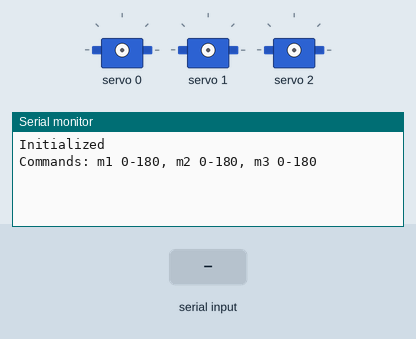
The sketch below on a simulated Arduino Uno, built with avr-gcc and run on an emulated ATmega328P. On the bench: 3 × servo, the last lines printed to the serial monitor. The test bench sets the inputs (shaded band).

Above: at 1.2 s.
1.3 s: "m1\n" received over Serial
At 3.3 s:
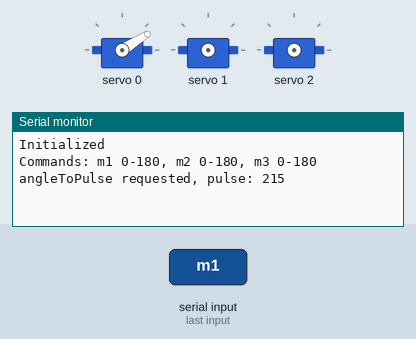
3.8 s: "m2\n" received over Serial
At 5.1 s:
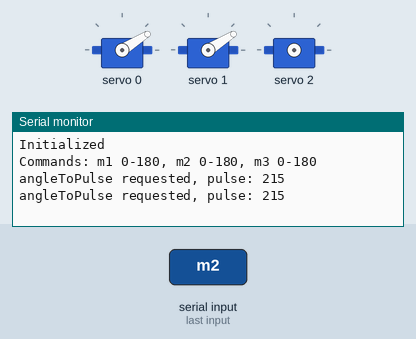
6.3 s: "m3\n" received over Serial
At 8.2 s:
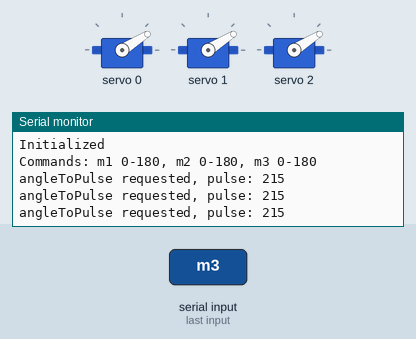

The sketch:

LegCalibManual.ino
```cpp
#include <Wire.h>
#include <Adafruit_PWMServoDriver.h>

#define SERVO_PMIN 215 // 600 is MICROSECONDS
#define SERVO_PMAX 675 // 2400 is MICROSECONDS

Adafruit_PWMServoDriver pwm = Adafruit_PWMServoDriver(0x40);

void setup() {
  Serial.begin(9600);
  Wire.begin();
  pwm.begin();
  pwm.setPWMFreq(60);
  Serial.println("Initialized\n");
  Serial.println("Commands: m1 0-180, m2 0-180, m3 0-180");
}

void loop() {
  if (Serial.available() > 0)
  {
    String command = Serial.readStringUntil(' ');
    command.trim();
    uint16_t commandParam = 0;

    if (Serial.available() > 0)
    {
      commandParam = Serial.parseInt();
    }

    if (command == "m1")
    {
      pwm.setPWM(0, 0, angleToPulse(commandParam));
    }
    else if (command == "m2")
    {
      pwm.setPWM(1, 0, angleToPulse(commandParam));
    }
    else if (command == "m3")
    {
      pwm.setPWM(2, 0, angleToPulse(commandParam));
    }

    delay(5);
  }
}

uint16_t angleToPulse(int angle) { // do not optimize to uint8_t
  uint16_t pulse = map(angle, 0, 180, SERVO_PMIN, SERVO_PMAX);
  Serial.print("angleToPulse requested, pulse: ");
  Serial.println(pulse);
  return pulse;
}
```

Measured:
- after the input at 1.3 s, the serial monitor: prints a new line after 1.0 s (image 1)
